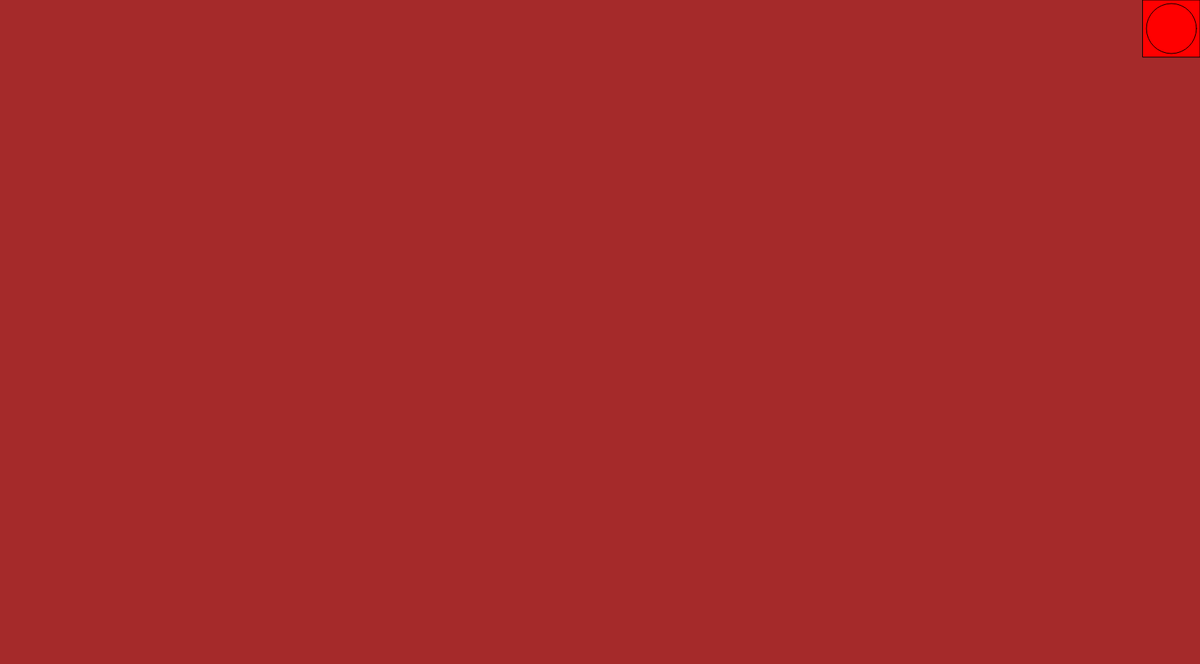
Frame 1 (no input)
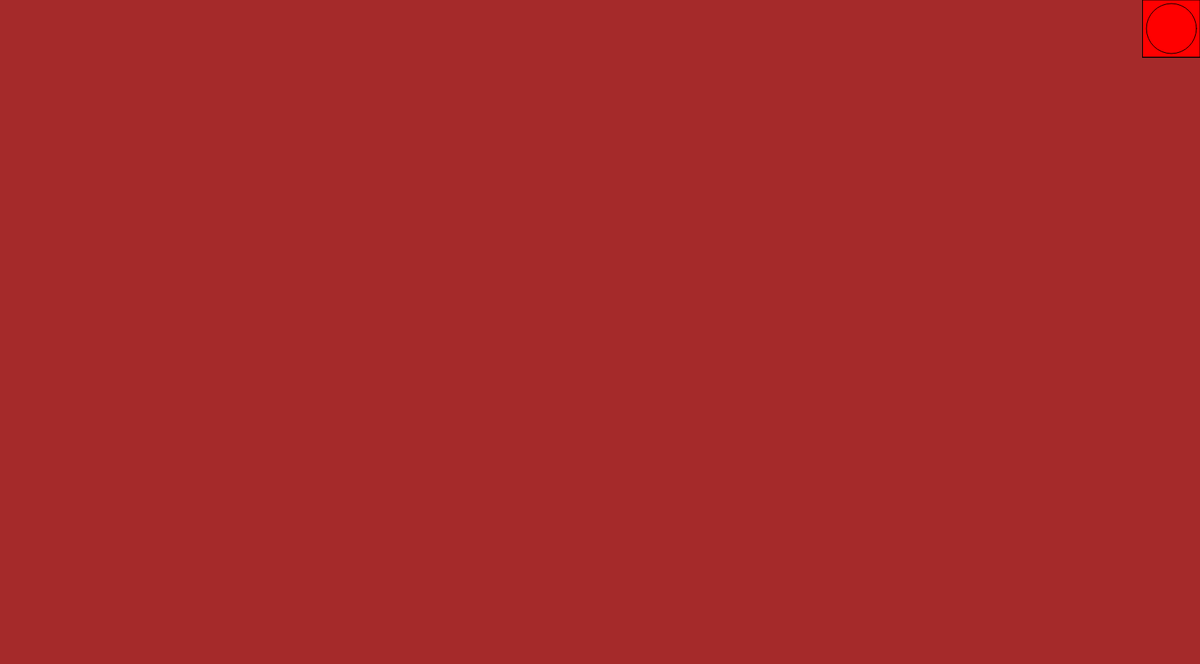
Frame 60 (no input)
Frame 120 (the mouse pressed at the canvas centre since frame 60): identical to frame 60, image omitted

The p5.js sketch that drew these frames (run headless with seeded random() and noise() and a simulated clock; from frame 60 on, the mouse is pressed at the canvas centre):

// p5.js sketch
// ── sketch.js
let Shape = 1;
let run = 1;
let run1 = 1;
let run3 = 1;
let drawing = true;
let ShapeIndicator = true;

function setup() {
    createCanvas(1680, 930);
    background("Brown");
}

async function ChangeShape() {
    //When mouse is clicked, change to different shape
    if (run === 0) {
        return
    }
    if (run === 1) {
        done = false
        console.log("I will sleep now");
        if (Shape === 3) {
            Shape = 1
        } else {
            Shape = Shape + 1
        }
        run = 0
        await sleep(200);
        console.log("I am awake now");
        run = 1
    }
}

function sleep(time) {
    return new Promise((resolve) => setTimeout(resolve, time));
}

async function drawingset() {
    if (run1 === 0) {
        return
    }
    if (run1 === 1) {
        done = false
        if (drawing === false && done === false) {
            drawing = true
            done = true
        }
        if (drawing === true && done === false) {
            drawing = false
        }
        run1 = 0
        await sleep(200);
        run1 = 1
    }
}

async function ShapeIndicatorSet() {
    if (run3 === 0) {
        return
    }
    if (run3 === 1) {
        done = false
        if (ShapeIndicator === false && done === false) {
            ShapeIndicator = true
            done = true
        }
        if (ShapeIndicator === true && done === false) {
            ShapeIndicator = false
        }
        run3 = 0
        await sleep(200);
        run3 = 1
    }
}
function keyPressed() {
    if (key === 'd') {
        ChangeShape();
    }
    if (key === 'c') {
        clear();
        background("Brown");
    }
    if (key === 'i') {
        ShapeIndicatorSet();
    }
}

function draw() {
    if (mouseIsPressed === true) {
        if (mouseButton.left) {
            //Draw Shapes
            if (Shape === 1) {
                circle(mouseX, mouseY, 100);
            }
            if(Shape === 2) {
                square(mouseX, mouseY, 100);
            }
            if (Shape === 3) {
                triangle(mouseX, mouseY, mouseX + 50, mouseY + 100, mouseX - 50, mouseY + 100);
            }
            /*
            if (Shape === 4) {
                ellipse(mouseX, mouseY, 100, 50);
            }
            if (Shape === 5) {
                rect(mouseX, mouseY, 100, 50);
            }
                */
        }
    }

    if (ShapeIndicator === true) {
        //draw the shape shown permanently on the top left corner of the canvas
        fill('red');
        square(1600, 0, 80);
        //Draw Shapes
        if (Shape === 1) {
            circle(1640, 40, 70);
        }
        if(Shape === 2) {
            square(1610, 10, 60);
        }
        if (Shape === 3) {
            triangle(1640, 10, 1670, 70, 1610, 70);
        }
        /*
        if (Shape === 4) {
            ellipse(1640, 40, 70, 35);
        }
        if (Shape === 5) {
            rect(1640, 40, 70, 35);
        }
        */
        fill('white');
    }
}
